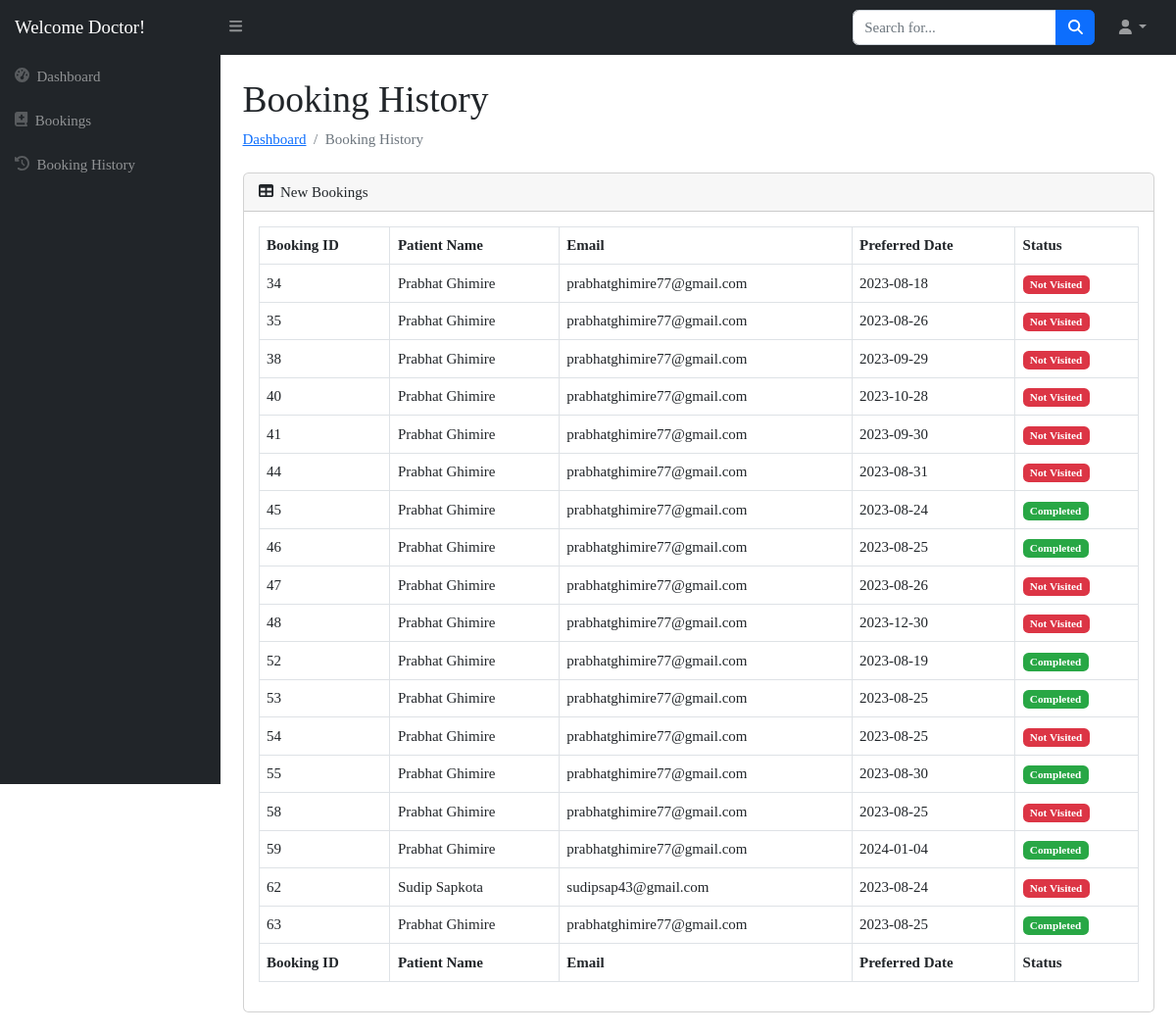
Screenshot of /doctor/doctor-view-history.php (signed in) with the database file from the repository.
### tables this page shows
CREATE TABLE `booking_history` (
  `history_id` int(11) NOT NULL,
  `patient_name` varchar(255) NOT NULL,
  `email` varchar(255) NOT NULL,
  `preferred_date` date NOT NULL,
  `completion_date` datetime NOT NULL DEFAULT current_timestamp(),
  `status` enum('Completed','Absent') NOT NULL,
  `d_id` int(11) NOT NULL
);

### doctor/doctor-view-history.php (the view, shortened to what this page needs)
<?php
include '../connection.php';
$doctorEmail = $_SESSION['email'];
$doctorQuery = "SELECT d_id FROM doctors WHERE email = '$doctorEmail'";
$doctorResult = mysqli_query($con, $doctorQuery);
$doctorData = mysqli_fetch_assoc($doctorResult);
$doctorId = $doctorData['d_id'];
$historyQuery = "SELECT * FROM booking_history
                 WHERE d_id = $doctorId";
$historyResult = mysqli_query($con, $historyQuery);
?>
<!DOCTYPE html>
<html lang="en">
    <head>
        <link href="https://cdn.jsdelivr.net/npm/simple-datatables@7.1.2/dist/style.min.css" rel="stylesheet" />
        <link href="../css/styles.css" rel="stylesheet" />
    </head>
    <body class="sb-nav-fixed">
        <nav class="sb-topnav navbar navbar-expand navbar-dark bg-dark">
            <a class="navbar-brand ps-3" href="index.html">Welcome Doctor!</a>
            <button class="btn btn-link btn-sm order-1 order-lg-0 me-4 me-lg-0" id="sidebarToggle" href="#!"><i class="fas fa-bars"></i></button>
            <form class="d-none d-md-inline-block form-inline ms-auto me-0 me-md-3 my-2 my-md-0">
                <div class="input-group">
                    <input class="form-control" type="text" placeholder="Search for..." aria-label="Search for..." aria-describedby="btnNavbarSearch" />
                    <button class="btn btn-primary" id="btnNavbarSearch" type="button"><i class="fas fa-search"></i></button>
                </div>
            </form>
            <ul class="navbar-nav ms-auto ms-md-0 me-3 me-lg-4">
                <li class="nav-item dropdown">
                    <a class="nav-link dropdown-toggle" id="navbarDropdown" href="#" role="button" data-bs-toggle="dropdown" aria-expanded="false"><i class="fas fa-user fa-fw"></i></a>
                </li>
            </ul>
        </nav>
        <div id="layoutSidenav">
            <div id="layoutSidenav_nav">
                <nav class="sb-sidenav accordion sb-sidenav-dark" id="sidenavAccordion">
                    <div class="sb-sidenav-menu">
                        <div class="nav">
                            <a class="nav-link" href="doctor-dashboard.php">
                                <div class="sb-nav-link-icon"><i class="fas fa-tachometer-alt"></i></div>
                                Dashboard
                            </a>
                            <a class="nav-link" href="booking.php">
                            <div class="sb-nav-link-icon"><i class="fa-solid fa-book-medical"></i></div>
                              Bookings
                            </a>
                            <a class="nav-link" href="doctor-view-history.php">
                            <div class="sb-nav-link-icon"><i class="fa-solid fa-clock-rotate-left"></i></div>
                       Booking History
                            </a>
                        </div>
                    </div>
                </nav>
            </div>
            <div id="layoutSidenav_content">
                <main>
                    <div class="container-fluid px-4">
                        <h1 class="mt-4">Booking History</h1>
                        <ol class="breadcrumb mb-4">
                        <li class="breadcrumb-item"><a href="doctor-dashboard.php">Dashboard</a></li>
                        <li class="breadcrumb-item active">Booking History</li>
                    </ol>
                    <div class="card mb-4">
    <div class="card-header">
        <i class="fas fa-table me-1"></i>
        New Bookings
    </div>
    <div class="card-body">
    <table id="datatablesSimple" class="table table-bordered">
        <thead>
            <tr>
                <th>Booking ID</th>
                <th>Patient Name</th>
                <th>Email</th>
                <th>Preferred Date</th>
                <th>Status</th>
            </tr>
        </thead>
        <tfoot>
            <tr>
                <th>Booking ID</th>
                <th>Patient Name</th>
                <th>Email</th>
                <th>Preferred Date</th>
                <th>Status</th>
            </tr>
        </tfoot>
        <tbody>
            <?php
            while ($historyRow = mysqli_fetch_assoc($historyResult)) {
                echo "<tr>";
                echo "<td>" . $historyRow['history_id'] . "</td>";
                echo "<td>" . $historyRow['patient_name'] . "</td>";
                echo "<td>" . $historyRow['email'] . "</td>";
                echo "<td>" . $historyRow['preferred_date'] . "</td>";
                echo "<td>";
                if ($historyRow['status'] == 'Absent') {
                    echo "<span class='badge badge-danger'>Not Visited</span>";
                } else {
                    echo "<span class='badge badge-success'>Completed</span>";
                }
                echo "</td>";
                echo "</tr>";
            }
            ?>
        </tbody>
    </table>
</div>
    </div>
</div>
                </main>
            </div>
        </div>
    </body>
</html>

### doctor/doctor-view-history.php (style rules this page uses)
* { font-family: poppins; font-size: 15px; }
.badge-danger { background-color: #dc3545; color: #fff; }
.badge-success { background-color: #28a745; color: #fff; }

### rows the page displays
booking_history: history_id "34", patient_name "Prabhat Ghimire", email "prabhatghimire77@gmail.com", preferred_date "2023-08-18", status "Not Visited"
booking_history: history_id "35", patient_name "Prabhat Ghimire", email "prabhatghimire77@gmail.com", preferred_date "2023-08-26", status "Not Visited"
booking_history: history_id "38", patient_name "Prabhat Ghimire", email "prabhatghimire77@gmail.com", preferred_date "2023-09-29", status "Not Visited"
booking_history: history_id "40", patient_name "Prabhat Ghimire", email "prabhatghimire77@gmail.com", preferred_date "2023-10-28", status "Not Visited"
booking_history: history_id "41", patient_name "Prabhat Ghimire", email "prabhatghimire77@gmail.com", preferred_date "2023-09-30", status "Not Visited"
booking_history: history_id "44", patient_name "Prabhat Ghimire", email "prabhatghimire77@gmail.com", preferred_date "2023-08-31", status "Not Visited"
booking_history: history_id "45", patient_name "Prabhat Ghimire", email "prabhatghimire77@gmail.com", preferred_date "2023-08-24", status "Completed"
booking_history: history_id "46", patient_name "Prabhat Ghimire", email "prabhatghimire77@gmail.com", preferred_date "2023-08-25", status "Completed"
booking_history: history_id "47", patient_name "Prabhat Ghimire", email "prabhatghimire77@gmail.com", preferred_date "2023-08-26", status "Not Visited"
booking_history: history_id "48", patient_name "Prabhat Ghimire", email "prabhatghimire77@gmail.com", preferred_date "2023-12-30", status "Not Visited"
booking_history: history_id "52", patient_name "Prabhat Ghimire", email "prabhatghimire77@gmail.com", preferred_date "2023-08-19", status "Completed"
booking_history: history_id "53", patient_name "Prabhat Ghimire", email "prabhatghimire77@gmail.com", preferred_date "2023-08-25", status "Completed"
booking_history: history_id "54", patient_name "Prabhat Ghimire", email "prabhatghimire77@gmail.com", preferred_date "2023-08-25", status "Not Visited"
booking_history: history_id "55", patient_name "Prabhat Ghimire", email "prabhatghimire77@gmail.com", preferred_date "2023-08-30", status "Completed"
booking_history: history_id "58", patient_name "Prabhat Ghimire", email "prabhatghimire77@gmail.com", preferred_date "2023-08-25", status "Not Visited"
booking_history: history_id "59", patient_name "Prabhat Ghimire", email "prabhatghimire77@gmail.com", preferred_date "2024-01-04", status "Completed"
booking_history: history_id "62", patient_name "Sudip Sapkota", email "sudipsap43@gmail.com", preferred_date "2023-08-24", status "Not Visited"
booking_history: history_id "63", patient_name "Prabhat Ghimire", email "prabhatghimire77@gmail.com", preferred_date "2023-08-25", status "Completed"
